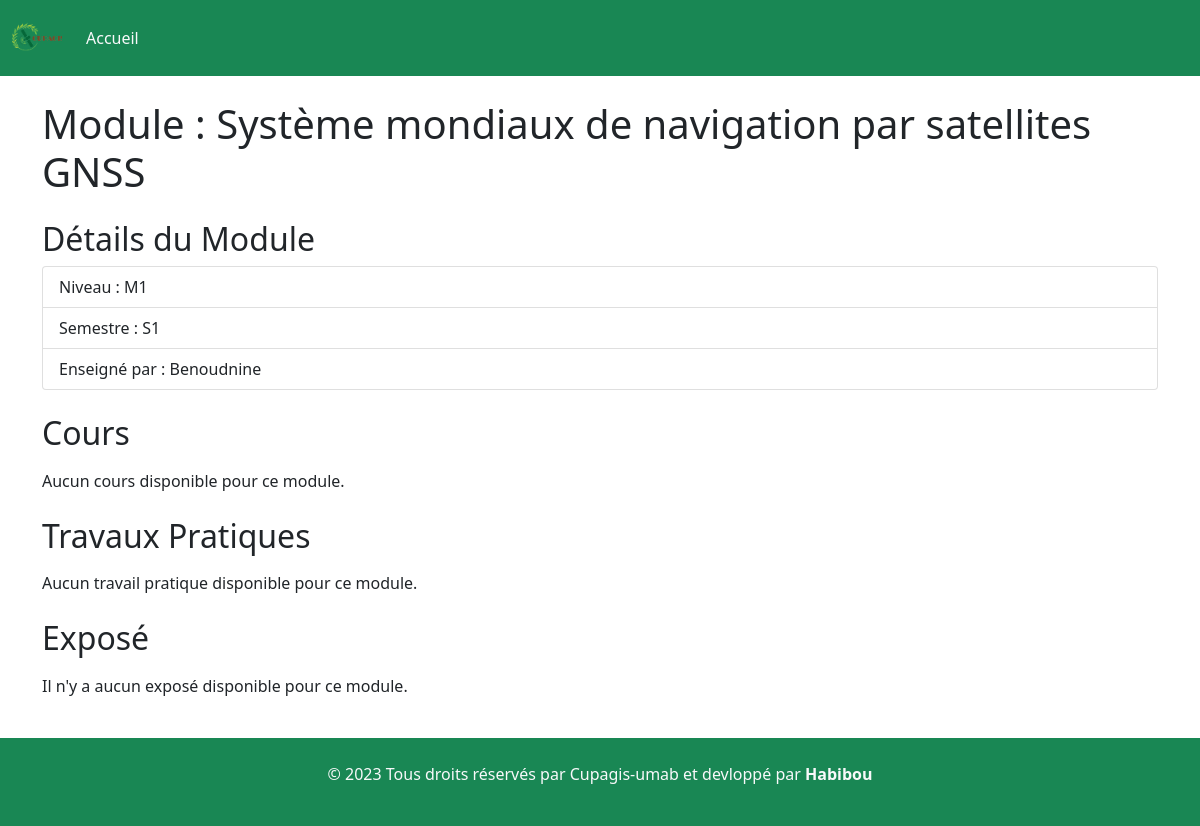
/module/5-Système mondiaux de navigation par satellites GNSS/, run on an earlier commit of the app's database.
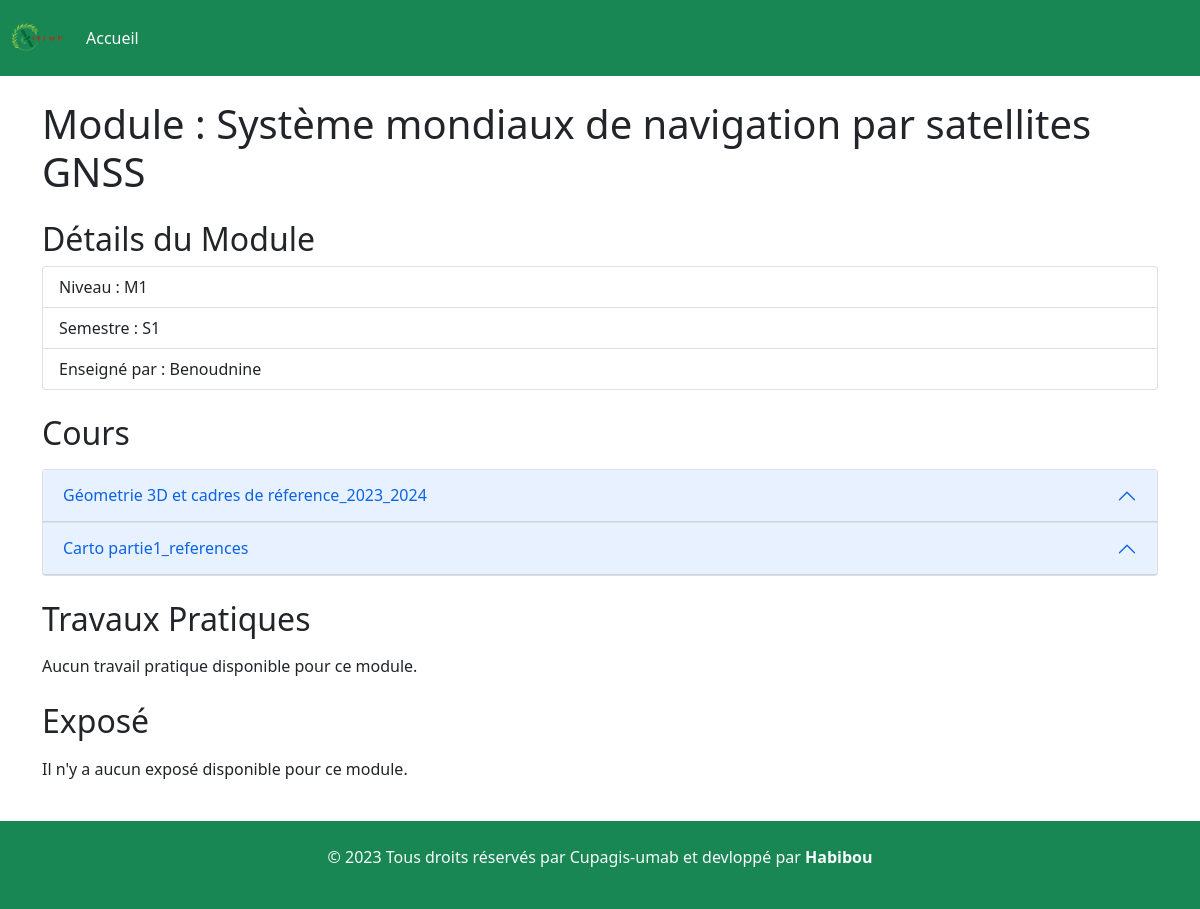
And on a later commit of the database.
### cupagis/models.py (models this page shows, shortened)
class Module(models.Model):
    niveau_LISTE= (
        ('M1','Master1'),
        ('M2','Master2'),
    )
    semestre_LISTE= (
        ('S1','semestre1'),
        ('S2','semestre2'),
    )
    nom_Module = models.CharField(max_length=255,verbose_name='nom de module')
    img = models.FileField(upload_to='module_images/')
    niveau = models.CharField(max_length=2,choices=niveau_LISTE)
    semestre = models.CharField(max_length=2,choices=semestre_LISTE)
    prof = models.ForeignKey(User, on_delete=models.CASCADE,related_name='module')
    date_Creation = models.DateTimeField(verbose_name='date joined', auto_now_add=True)

class Cour(models.Model):
    module = models.ForeignKey(Module,verbose_name='nom de module', on_delete=models.SET)
    titre_Cour = models.CharField(max_length=255,verbose_name='titre cour')
    fichier_Cour = models.FileField(upload_to='cour_files/')  # Vous pouvez utiliser FileField pour les fichiers
    date_Creation = models.DateTimeField(verbose_name='date joined', auto_now_add=True)

### cupagis/views.py (the view)
# urls.py: path('module/<int:module_id>-<str:nom_module>/', views.module_detail, name='module_detail'),
def module_detail(request, module_id, nom_module):
    module_identifier = f"{module_id}-{nom_module}"
    module = get_object_or_404(Module, pk=module_id)
    courses = Cour.objects.filter(module=module)
    tps = TP.objects.filter(module=module)
    exposes = Expose.objects.filter(module=module)
    context = {
        'title':module_identifier,
        'module': module,
        'courses': courses,
        'tps': tps,
        'exposes':exposes,
        'module_identifier': module_identifier,  # Pass the identifier if needed
    }
    return render(request, 'modules/detail_module.html', context)

### templates/modules/detail_module.html (shortened to what this page needs)
{% extends "../Cupagis_system/layout.html" %}
{% block content %}
{% load static %}
  <header>
    <nav class="navbar navbar-expand-lg navbar-light bg-success">
      <div class="container-fluid">
        <a class="navbar-brand" href="{% url 'liste_modules' %}">
          <img src="{% static 'logo-cupagis.png' %}" alt="Cupagis" style="max-width:50px;">
        </a>
        <div class="collapse navbar-collapse" id="navbarSupportedContent">
          <ul class="navbar-nav me-auto mb-2 mb-lg-0">
            <li class="nav-item">
              <a class="nav-link text-light" aria-current="page" href="{% url 'liste_modules' %}">Accueil</a>
            </li>
          </ul>
        </div>
      </div>
    </nav>
  </header>
    <div class="container">
        <h1 class="mt-4">Module : {{ module.nom_Module }}</h1>
        <h2 class="mt-4">Détails du Module</h2>
        <ul class="list-group">
            <li class="list-group-item">Niveau : {{ module.niveau }}</li>
            <li class="list-group-item">Semestre : {{ module.semestre }}</li>
            <li class="list-group-item">Enseigné par : {{ module.prof }}</li>
        </ul>
        <h2 class="mt-4">Cours</h2>
        {% if courses %}
        <div class="accordion mt-3" id="courseAccordion">
            {% for course in courses %}
                <div class="accordion-item">
                    <h2 class="accordion-header" id="heading{{ course.id }}">
                        <button class="accordion-button" type="button" data-bs-toggle="collapse" data-bs-target="#collapseCourse{{ course.id }}" aria-expanded="false" aria-controls="collapseCourse{{ course.id }}">
                            {{ course.titre_Cour }}
                        </button>
                    </h2>
                </div>
            {% endfor %}
        </div>
        {% else %}
        <p class="mt-3">Aucun cours disponible pour ce module.</p>
        {% endif %}
        <h2 class="mt-4">Travaux Pratiques</h2>
        {% if tps %}
        <div class="accordion mt-3" id="tpAccordion">
            {% for tp in tps %}
                <div class="accordion-item">
                    <h2 class="accordion-header" id="heading{{ tp.id }}">
                        <button class="accordion-button" type="button" data-bs-toggle="collapse" data-bs-target="#collapseTP{{ tp.id }}" aria-expanded="false" aria-controls="collapseTP{{ tp.id }}">
                            {{ tp.titre_TP }}
                        </button>
                    </h2>
                    <div id="collapseTP{{ tp.id }}" class="accordion-collapse collapse" aria-labelledby="heading{{ tp.id }}" data-bs-parent="#tpAccordion">
                        <div class="accordion-body">
                            <p><strong>Date de publication :</strong> {{ tp.date_Creation }}</p>
                            <a href="{{ tp.fichier_TP.url }}" target="_blank" class="btn btn-primary">Télécharger</a>
                        </div>
                    </div>
                </div>
            {% endfor %}
        </div>
        {% else %}
            <p class="mt-3">Aucun travail pratique disponible pour ce module.</p>
        {% endif %}
        <h2 class="mt-4">Exposé</h2>
        {% if exposes %}
        <div class="accordion mt-3" id="exposéAccordion">
            {% for expose in exposes %}
                <div class="accordion-item">
                    <h2 class="accordion-header" id="heading{{ expose.id }}">
                        <button class="accordion-button" type="button" data-bs-toggle="collapse" data-bs-target="#collapseTP{{ tp.id }}" aria-expanded="false" aria-controls="collapseTP{{ tp.id }}">
                            {{ expose.sujet }}
                        </button>
                    </h2>
                    <div id="collapseTP{{ tp.id }}" class="accordion-collapse collapse" aria-labelledby="heading{{ tp.id }}" data-bs-parent="#tpAccordion">
                        <div class="accordion-body">
                            <p><strong>Sujet intitulé:</strong> {{ expose.sujet }}</p>
                            <p><strong>Date de publication:</strong> {{ expose.date_Creation }}</p>
                            <p class="badge bg-danger"><strong>À remettre:</strong> {{ expose.date_fin }}</p>
                        </div>
                    </div>
                </div>
            {% endfor %}
        </div>
        {% else %}
            <p class="mt-3">Il n'y a aucun exposé disponible pour ce module.</p>
        {% endif %}
    </div>
<br>
    <div id="footer" class="bg-success text-light p-4">
        <div class="container">
            <div class="row">
                <div class="col-md-12">
                    <p class="text-center">&copy; 2023 Tous droits réservés par Cupagis-umab et devloppé par <a href="https://www.instagram.com/ma_habibou/" target="_blank" class="text-light" style="text-decoration: none; font-weight: bold;">Habibou</a></p>
                </div>
            </div>
        </div>
    </div>
{% endblock %}

### templates/Cupagis_system/layout.html (shortened to what this page needs)
{% load static %}
<!doctype html>
<html lang="en">
  <head>
    <link href="https://cdn.jsdelivr.net/npm/bootstrap@5.0.2/dist/css/bootstrap.min.css" rel="stylesheet">
  </head>
  <body>
    {% block content %}{% endblock %}
  </body>
</html>

What changed in the data, as far as the page shows it:
added Cour: titre_Cour "Géometrie 3D et cadres de réference_2023_2024"
added Cour: titre_Cour "Carto partie1_references"
Also different on the page:
text no longer shown: "Aucun cours disponible pour ce module."
